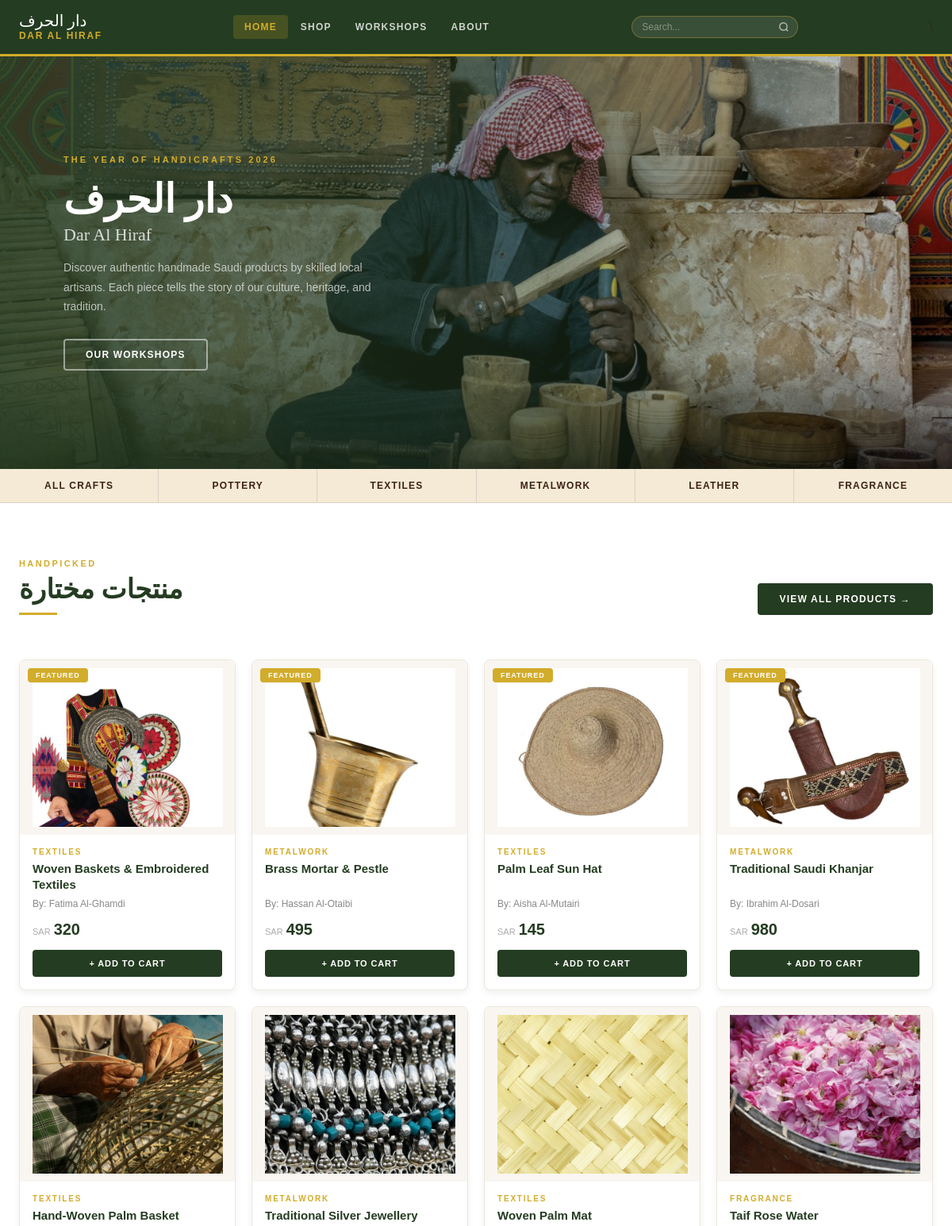
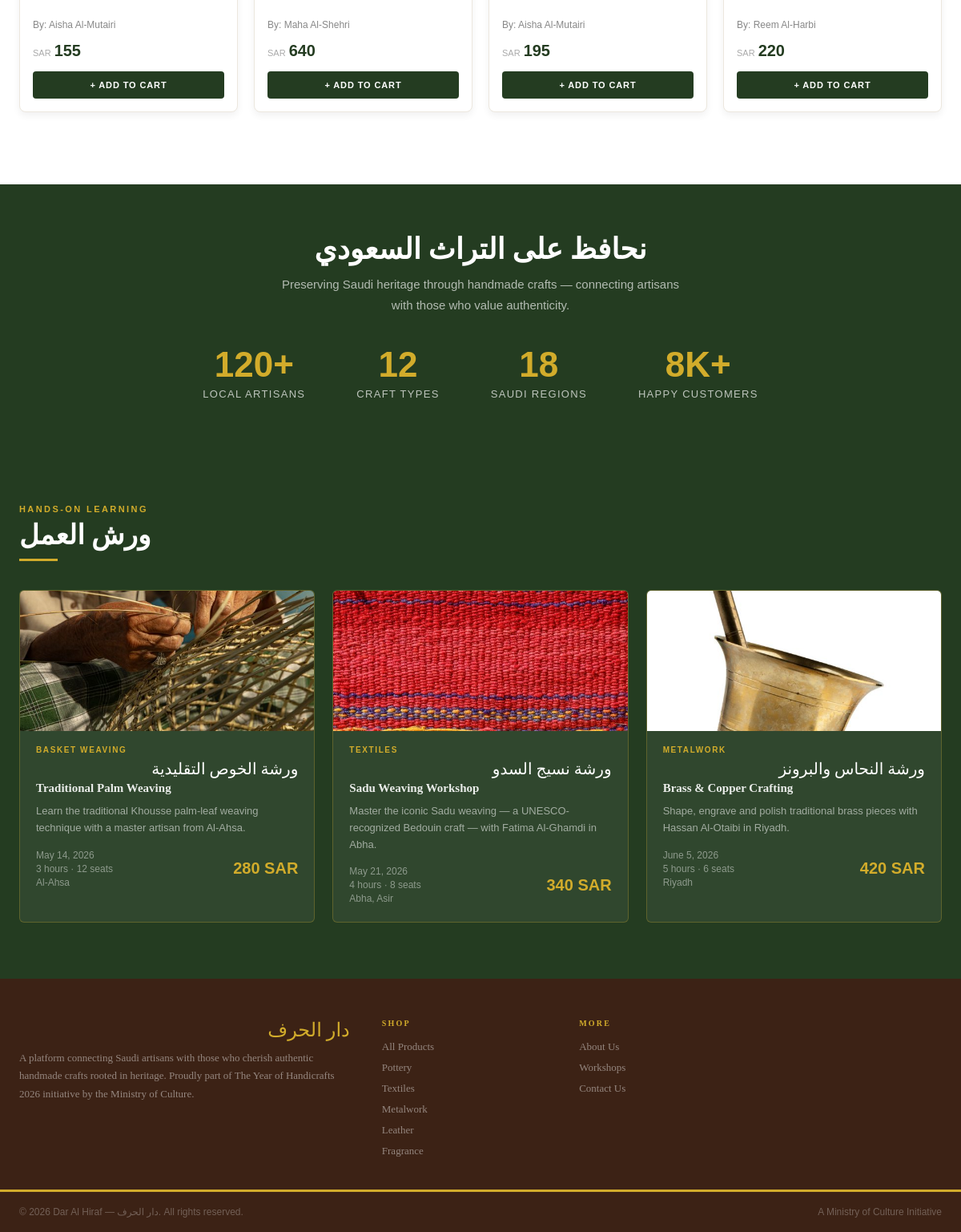
The page / on the database its author committed (2 pictures, top to bottom).
### tables this page shows
CREATE TABLE products (
    pid          INT PRIMARY KEY AUTO_INCREMENT,
    name         VARCHAR(255) NOT NULL,
    category     VARCHAR(100) NOT NULL,
    description  TEXT,
    material     VARCHAR(255),
    price        DECIMAL(10,2) NOT NULL,
    artisan      VARCHAR(255) NOT NULL,
    image        VARCHAR(500) NOT NULL,
    quantity     INT DEFAULT NULL,
    location     VARCHAR(255),
    duration     VARCHAR(50),
    sessions     TEXT,
    seats        INT DEFAULT NULL,
    admin_id     INT,
    FOREIGN KEY (admin_id) REFERENCES admins(admin_id) ON DELETE SET NULL
);

### index.php (the view, shortened to what this page needs)
<!DOCTYPE html>
<html lang="en">
<head>
  <link rel="stylesheet" href="style.css" />
</head>
<body>
<nav class="navbar" aria-label="Main navigation">
  <div class="navbar-inner">
    <a href="index.php" class="navbar-logo">
      <span class="logo-ar" lang="ar">دار الحرف</span>
      <span class="logo-en">Dar Al Hiraf</span>
    </a>
    <div class="navbar-nav">
      <a href="index.php" class="active">Home</a>
      <a href="shop.php">Shop</a>
      <a href="workshops.php">Workshops</a>
      <a href="about.html">About</a>
    </div>
    <form class="navbar-search" onsubmit="event.preventDefault();var v=this.querySelector('input').value.trim();if(v)window.location.href='search.html?q='+encodeURIComponent(v);" role="search">
      <input class="navbar-search-input" type="search" placeholder="Search..." aria-label="Search">
      <button class="navbar-search-btn" type="submit" aria-label="Search">
        <svg viewBox="0 0 24 24"><circle cx="11" cy="11" r="8"/><line x1="21" y1="21" x2="16.65" y2="16.65"/></svg>
      </button>
    </form>
  </div>
</nav>
<main id="main-content">
<section class="hero">
  <img class="hero-img" src="images/header.jpg" alt="Saudi artisan at work" />
  <div class="hero-overlay"></div>
  <div class="hero-content">
    <p class="hero-eyebrow">The Year of Handicrafts 2026</p>
    <h1 class="hero-title-ar" lang="ar">دار الحرف</h1>
    <p class="hero-title-en">Dar Al Hiraf</p>
    <p class="hero-desc">Discover authentic handmade Saudi products by skilled local artisans. Each piece tells the story of our culture, heritage, and tradition.</p>
    <div class="hero-btns">
      <a href="workshops.php" class="btn btn-white-outline">Our Workshops</a>
    </div>
  </div>
</section>
<div class="cat-strip">
  <div class="cat-strip-inner">
    <a href="shop.php" class="cat-item">All Crafts</a>
    <a href="shop.php" class="cat-item">Pottery</a>
    <a href="shop.php" class="cat-item">Textiles</a>
    <a href="shop.php" class="cat-item">Metalwork</a>
    <a href="shop.php" class="cat-item">Leather</a>
    <a href="shop.php" class="cat-item">Fragrance</a>
  </div>
</div>
<section class="section section-white">
  <div class="container">
    <div class="section-top">
      <div class="section-top-left">
        <p class="eyebrow">Handpicked</p>
        <h2>منتجات مختارة</h2>
        <div class="gold-line"></div>
      </div>
      <a href="shop.php" class="btn btn-green">View All Products &rarr;</a>
    </div>
    <div class="product-grid">
      <?php
      require_once 'db.php';
      $featured = $pdo->query("SELECT * FROM products WHERE category != 'Workshop' ORDER BY pid ASC LIMIT 8")->fetchAll();
      foreach ($featured as $p):
        $isNew = $p['pid'] >= 13;
      ?>
      <a href="product.php?id=<?php echo $p['pid']; ?>" class="product-card">
        <div class="image-container">
          <?php if ($p['pid'] <= 4): ?>
          <span class="badge featured">FEATURED</span>
          <?php elseif ($isNew): ?>
          <span class="badge new-item">NEW</span>
          <?php endif; ?>
          <img src="<?php echo htmlspecialchars($p['image']); ?>" alt="<?php echo htmlspecialchars($p['name']); ?>">
        </div>
        <div class="product-info">
          <p class="category"><?php echo strtoupper(htmlspecialchars($p['category'])); ?></p>
          <h3 class="product-title"><?php echo htmlspecialchars($p['name']); ?></h3>
          <p class="author">By: <?php echo htmlspecialchars($p['artisan']); ?></p>
          <div class="price-row">
            <span class="currency">SAR</span>
            <span class="price"><?php echo number_format($p['price'], 0); ?></span>
          </div>
          <button class="view-btn" onclick="event.stopPropagation();Cart.add({id:<?php echo $p['pid']; ?>,name:<?php echo json_encode($p['name']); ?>,price:<?php echo (float)$p['price']; ?>,image:<?php echo json_encode($p['image']); ?>,artisan:<?php echo json_encode($p['artisan']); ?>,type:'product',qty:1})">+ Add to Cart</button>
        </div>
      </a>
      <?php endforeach; ?>
    </div></div>
</section>
<div class="heritage-strip">
  <div class="container">
    <h2>نحافظ على التراث السعودي</h2>
    <p class="sub">Preserving Saudi heritage through handmade crafts — connecting artisans with those who value authenticity.</p>
    <div class="stats-row">
      <div class="stat-item"><span class="stat-num">120+</span><span class="stat-label">Local Artisans</span></div>
      <div class="stat-item"><span class="stat-num">12</span><span class="stat-label">Craft Types</span></div>
      <div class="stat-item"><span class="stat-num">18</span><span class="stat-label">Saudi Regions</span></div>
      <div class="stat-item"><span class="stat-num">8K+</span><span class="stat-label">Happy Customers</span></div>
    </div>
  </div>
</div>
<section class="section section-green">
  <div class="container">
    <div class="section-top">
      <div class="section-top-left">
        <p class="eyebrow" style="color:var(--gold)">Hands-on Learning</p>
        <h2 class="light">ورش العمل</h2>
        <div class="gold-line"></div>
      </div>
    </div>
    <div class="workshops-grid">
      <a href="workshops.php#workshop-1" class="workshop-card">
        <div class="wc-img"><img src="images/p5_weaving.jpg" alt="Basket Weaving" /></div>
        <div class="wc-body">
          <p class="wc-tag">Basket Weaving</p>
          <p class="wc-title" lang="ar">ورشة الخوص التقليدية</p>
          <p class="wc-title-en">Traditional Palm Weaving</p>
          <p class="wc-desc">Learn the traditional Khousse palm-leaf weaving technique with a master artisan from Al-Ahsa.</p>
          <div class="wc-meta">
            <div class="wc-info"><span>May 14, 2026</span><span>3 hours &middot; 12 seats</span><span>Al-Ahsa</span></div>
            <span class="wc-price">280 SAR</span>
          </div>
        </div>
      </a>
      <a href="workshops.php#workshop-2" class="workshop-card">
        <div class="wc-img"><img src="images/p9_textile.jpg" alt="Sadu Weaving" /></div>
        <div class="wc-body">
          <p class="wc-tag">Textiles</p>
          <p class="wc-title" lang="ar">ورشة نسيج السدو</p>
          <p class="wc-title-en">Sadu Weaving Workshop</p>
          <p class="wc-desc">Master the iconic Sadu weaving — a UNESCO-recognized Bedouin craft — with Fatima Al-Ghamdi in Abha.</p>
          <div class="wc-meta">
            <div class="wc-info"><span>May 21, 2026</span><span>4 hours &middot; 8 seats</span><span>Abha, Asir</span></div>
            <span class="wc-price">340 SAR</span>
          </div>
        </div>
      </a>
      <a href="workshops.php#workshop-3" class="workshop-card">
        <div class="wc-img"><img src="images/p2_mortar.jpg" alt="Metalwork" /></div>
        <div class="wc-body">
          <p class="wc-tag">Metalwork</p>
          <p class="wc-title" lang="ar">ورشة النحاس والبرونز</p>
          <p class="wc-title-en">Brass &amp; Copper Crafting</p>
          <p class="wc-desc">Shape, engrave and polish traditional brass pieces with Hassan Al-Otaibi in Riyadh.</p>
          <div class="wc-meta">
            <div class="wc-info"><span>June 5, 2026</span><span>5 hours &middot; 6 seats</span><span>Riyadh</span></div>
            <span class="wc-price">420 SAR</span>
          </div>
        </div>
      </a>
    </div>
  </div>
</section>
</main>
<footer class="footer">
  <div class="container">
    <div class="footer-grid">
      <div>
        <p class="footer-brand-name" lang="ar">دار الحرف</p>
        <p class="footer-desc">A platform connecting Saudi artisans with those who cherish authentic handmade crafts rooted in heritage. Proudly part of The Year of Handicrafts 2026 initiative by the Ministry of Culture.</p>
      </div>
      <div>
        <p class="footer-col-title">Shop</p>
        <div class="footer-links" role="list">
          <a href="shop.php">All Products</a>
          <a href="shop.php">Pottery</a>
          <a href="shop.php">Textiles</a>
          <a href="shop.php">Metalwork</a>
          <a href="shop.php">Leather</a>
          <a href="shop.php">Fragrance</a>
        </div>
      </div>
      <div>
        <p class="footer-col-title">More</p>
        <div class="footer-links" role="list">
          <a href="about.html">About Us</a>
          <a href="workshops.php">Workshops</a>
          <a href="contact.php">Contact Us</a>
        </div>
      </div>
    </div>
  </div>
  <div class="footer-gold-bar"></div>
  <div class="container">
    <div class="footer-bottom">
      <p>&copy; 2026 Dar Al Hiraf &mdash; دار الحرف. All rights reserved.</p>
      <p>A Ministry of Culture Initiative</p>
    </div>
  </div>
</footer>
</body>
</html>

### rows shown on the page
products: shows "FEATURED", image (picture), category "TEXTILES", name "Woven Baskets & Embroidered Textiles", artisan "Fatima Al-Ghamdi", price "320"
products: shows "FEATURED", image (picture), category "METALWORK", name "Brass Mortar & Pestle", artisan "Hassan Al-Otaibi", price "495"
products: shows "FEATURED", image (picture), category "TEXTILES", name "Palm Leaf Sun Hat", artisan "Aisha Al-Mutairi", price "145"
products: shows "FEATURED", image (picture), category "METALWORK", name "Traditional Saudi Khanjar", artisan "Ibrahim Al-Dosari", price "980"
products: image (picture), category "TEXTILES", name "Hand-Woven Palm Basket", artisan "Aisha Al-Mutairi", price "155"
products: image (picture), category "METALWORK", name "Traditional Silver Jewellery", artisan "Maha Al-Shehri", price "640"
products: image (picture), category "TEXTILES", name "Woven Palm Mat", artisan "Aisha Al-Mutairi", price "195"
products: image (picture), category "FRAGRANCE", name "Taif Rose Water", artisan "Reem Al-Harbi", price "220"
